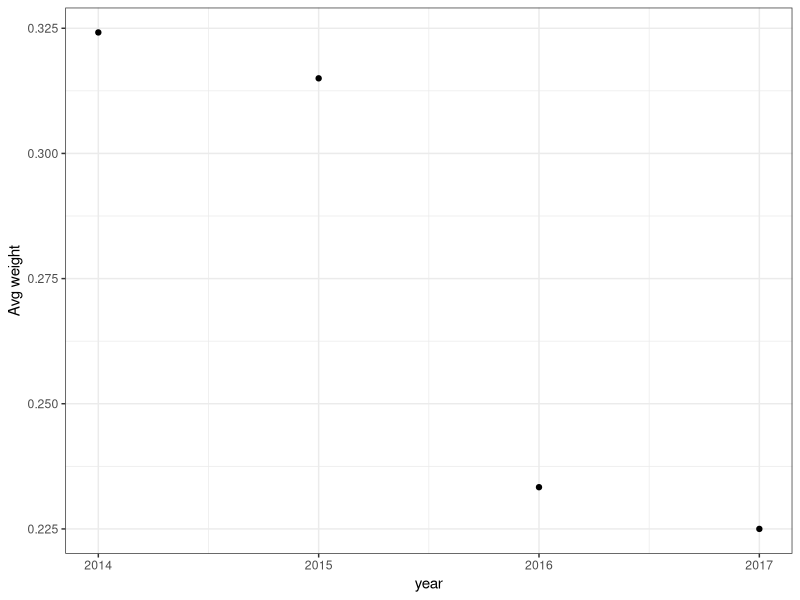
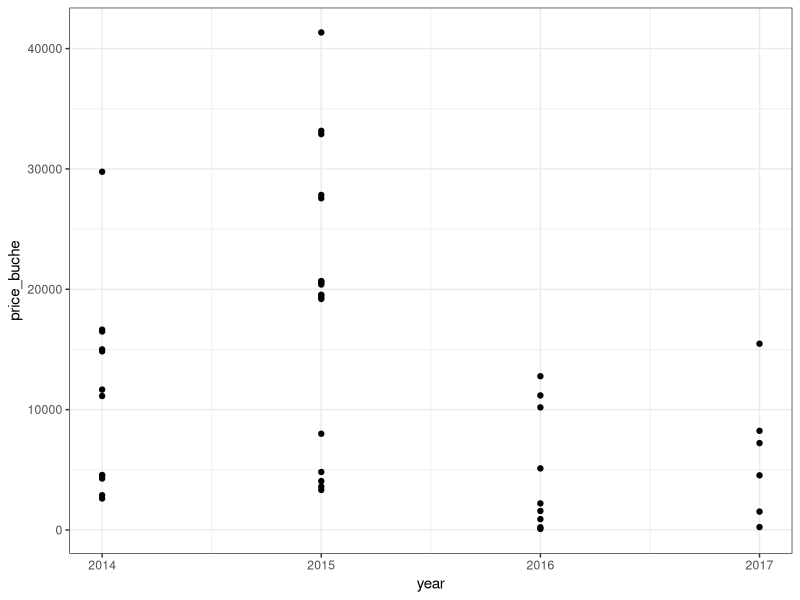
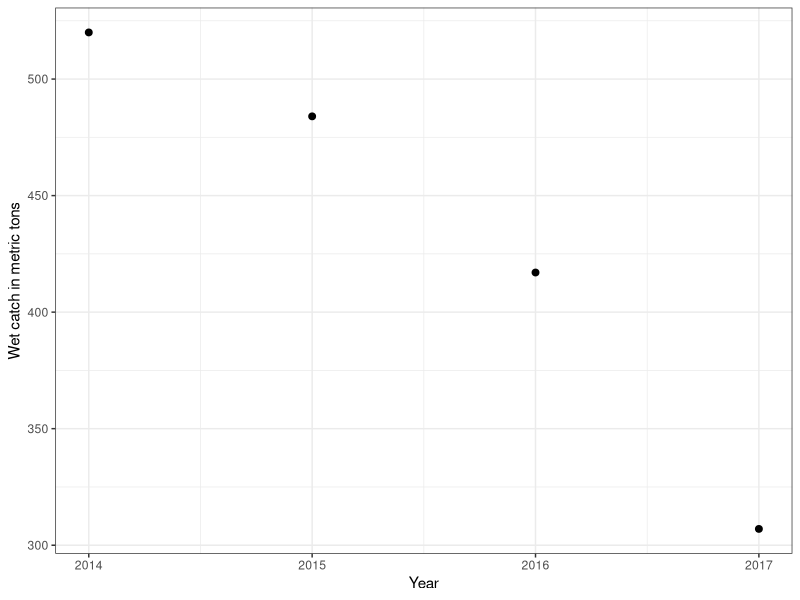
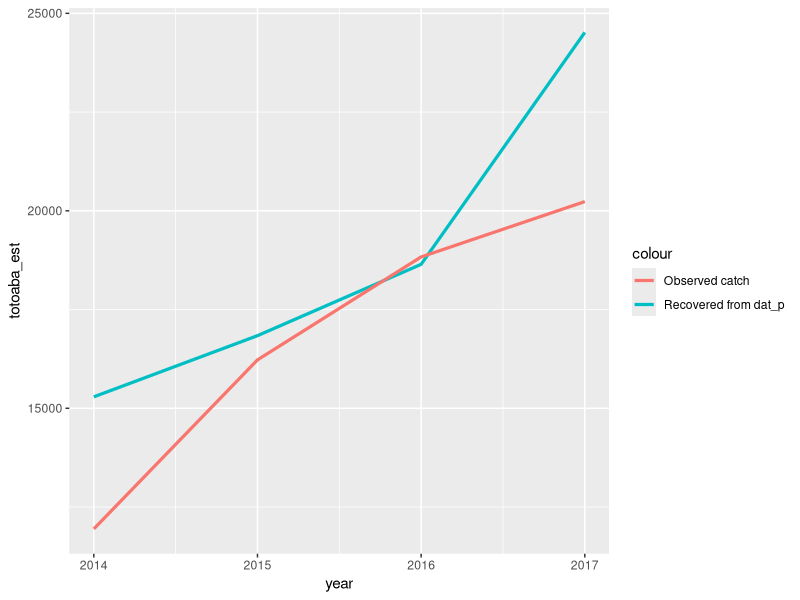
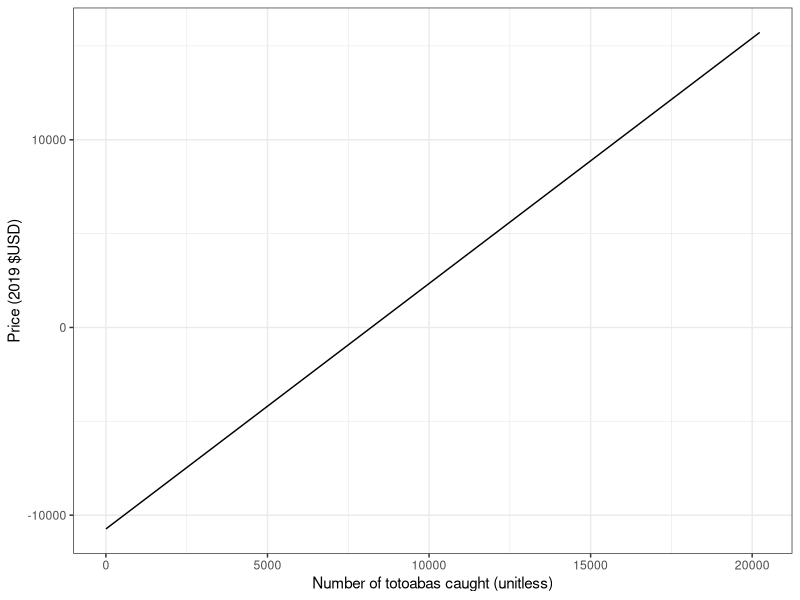
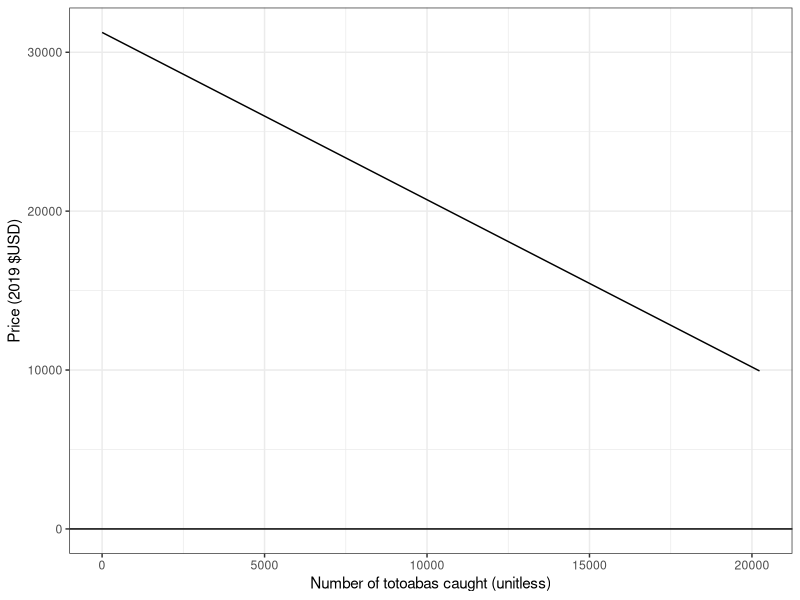
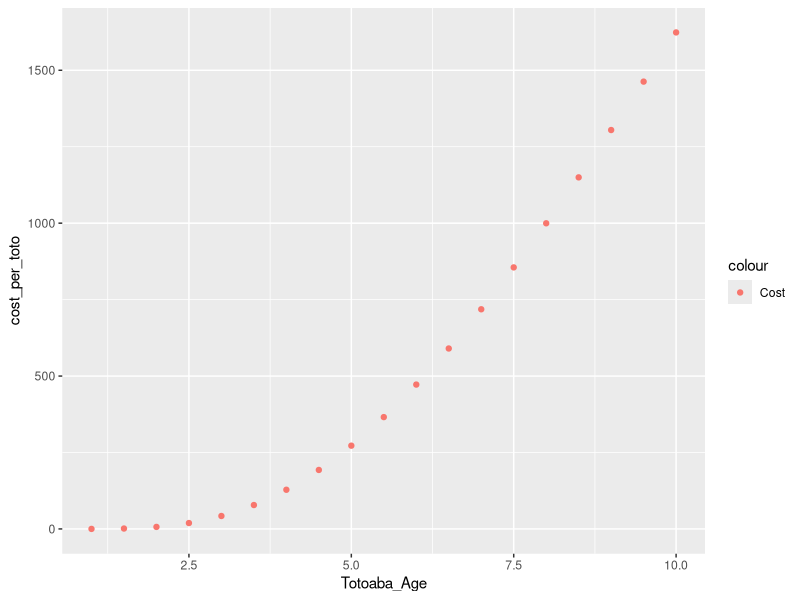
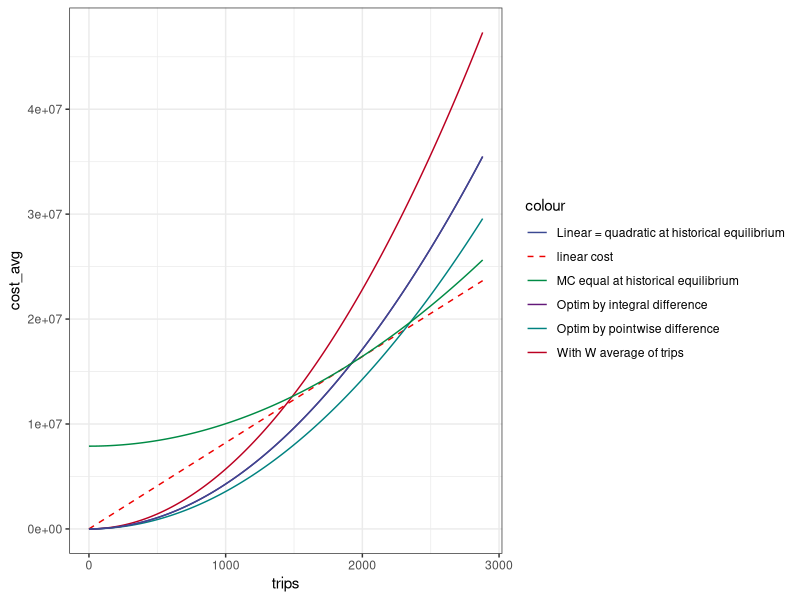

Source code (R) for these figures, in order:
## ---- chunk 1
knitr::opts_chunk$set(echo = F)
library(tidyverse)
library("ggsci")
library(here)
## ---- chunk 2
dat_p = read.csv(here("data","andrew","dat_p.csv")) #Price-quantity data (OG Paper)
dat_b = read.csv(here('data', 'andrew', "datatheif_stock.csv"))
## ---- chunk 3
dat_p %>% 
  group_by(year) %>%
 summarise_at(vars(kg), list(name = mean))%>%
  ggplot(aes(x = year,  y = name))+
  geom_point()+
  theme_bw()+
  ylab('Avg weight')
## ---- chunk 4
dat_p = dat_p %>%
  mutate(price_buche = g*p,
         price_kg = p*1000)
dat_p %>%
  ggplot(aes(x=year))+
  geom_point(aes(y = price_buche))+
  theme_bw()
## ---- chunk 5
dat_b %>% subset(y>2013)%>%
  ggplot(aes(x=y, y= c))+
  geom_point(size = 2)+
  theme_bw()+
  ylab("Wet catch in metric tons")+
  xlab('Year')
## ---- chunk 6
#JML. Added a conversion factor that transforms dry weight to wet weight (dw / 0.31 = ww)
dat_p = dat_p %>% mutate(totoaba = ((q*1000)/0.31)/.5) 
dat_b = dat_b %>% mutate(totoaba = (c*1000/25.7)) 

data.frame( totoaba_est = dat_p %>% select(totoaba) %>% unique() %>% pull(),
            totoaba_obs = dat_b %>% subset(y>2013) %>% select(totoaba)%>%pull(),
            year = c(2014, 2015, 2016, 2017))%>%
  ggplot(aes(x=year))+
  geom_line(aes(y = totoaba_est, colour= 'Recovered from dat_p'), linewidth = 1.1)+
  geom_line(aes(y = totoaba_obs, colour = 'Observed catch'), linewidth = 1.1)
  
## ---- chunk 7
results = data.frame()
new_dat = merge(dat_b %>% subset(y>2013) %>% select(y,totoaba) %>%rename(year=y), dat_p %>% select(year, price_buche))
model = lm(price_buche ~ totoaba, data = new_dat)
summary(model)

demand = function(totoaba){
  y = model$coefficients[1] + model$coefficients[2]*totoaba
  return(y)
}

data.frame(x = seq(1,max(dat_b %>% subset(y>2013)%>%select(totoaba)))) %>%
  mutate(demand = demand(x))%>%
  ggplot(aes(x = x, y = demand))+
  geom_line()+
  xlab('Number of totoabas caught (unitless)')+
  ylab('Price (2019 $USD)')+
  theme_bw()

results = results %>% rbind(model$coefficients)
## ---- chunk 8
new_dat = dat_p %>% select(price_buche, totoaba)
model = lm(price_buche ~ totoaba, data = new_dat)
summary(model)

demand = function(totoaba){
  y = model$coefficients[1] + model$coefficients[2]*totoaba
  return(y)
}

data.frame(x = seq(1,max(dat_b %>% subset(y>2013)%>%select(totoaba)))) %>%
  mutate(demand = demand(x))%>%
  ggplot(aes(x = x, y = demand))+
  geom_line()+
  xlab('Number of totoabas caught (unitless)')+
  ylab('Price (2019 $USD)')+
  theme_bw()+
  geom_hline(yintercept=0)

results = results %>% rbind(model$coefficients)
## ---- chunk 9
colnames(results) = c('Intercept (alpha)', 'beta')
print(results)
## ---- chunk 10
results = results[1,]
## ---- chunk 11
df_wild = read.csv(here('data', 'w_par.csv'))
W = 8215
c = 68
results = results %>% cbind(W,c)
print(results)
## ---- chunk 12
df_farm = read.csv(here("data", "aqua_par_farm.csv"))
df_farm = df_farm %>%
  mutate(cost_per_toto = Cost_feed_kgyear/Number_Individuals)
df_farm %>% ggplot(aes(x=Totoaba_Age))+
  geom_point(aes(y=cost_per_toto, colour = 'Cost'))
## ---- chunk 13

r = 0.039
k = 20226 # in metric tons of biomass from INAPESCA
k_ = k*1000/25.7

catchability = 0.00055# in vessel trips ^-1


results = results %>% cbind(r, k_, catchability)
## ---- chunk 14
dat_w = read.csv(here("data", "w_par.csv"))
max_E = sum(dat_w$total_fleet_days_year)
## ---- chunk 15


# Define coefficients for average costs in different estimation scenarios
avg_cost = 8215.34
min_cost = 3992.27
max_cost = 13327.92

# Define the number of trips as a continuous variable that ranges from 0 to realized trips majored by 50%
values_W = data.frame()

for (x in c(1, 1.2, 1.5)){
  
  trips = seq(0,1920*x,0.1)

# Define total costs based on different estimation scenarios
  cost_avg = avg_cost * trips
  cost_min = min_cost * trips
  cost_max = max_cost * trips

# Define trips^2
  trips_2 = trips^2

# Define quadratic cost function as a function of the coefficient W
  quadratic_cost = function(W){
    return(W*trips_2)
  }

# Approach 0 : get average cost and divide by average x
  W_avg_trip = avg_cost/(max(trips)/2)
  Ws = c(W_avg_trip = W_avg_trip)
# Approach 1: minimize sum of pointwise squared differences
  difference = function(W)(sum((cost_avg - W*trips_2)^2))


  res = optimize(difference, interval = c(0,1000))

  costs_estimation = data.frame(trips, 
                                cost_avg,
                                quad_cost_avg = quadratic_cost(W_avg_trip),
                                quad_cost_optim = quadratic_cost(res$minimum))
  Ws = append(Ws, c(W_pointwise = res$minimum))

# Second approach : minimize the sum of squared integral difference
  difference = function(W){
    y1 = W*trips_2
    return( (sum(y1) - sum(cost_avg))^2)
  }

  res = optimize(difference, interval = c(0,1000))

  Ws = append(Ws, c(W_integral = res$minimum))
  costs_estimation = costs_estimation%>%
    mutate(quad_cost_optim2 = quadratic_cost(res$minimum))
  
# Third approahc : find W such that the cost for realized trips (1920) is equal for both specifications
  W_exact = avg_cost/max_E
  Ws = append(Ws, c(W_exact_1920 = W_exact))
  Ws = append(Ws, x=x, 1)
  costs_estimation = costs_estimation%>%
    mutate(quad_cost_exact = quadratic_cost(W_exact))
  
# Fourth approache : equate marginal costs at existing equilibrium point
  # MC = 2*W*E
  # maxE = 1920
  W_MC = avg_cost/(2*max_E)
  Ws = append(Ws, c(MC_eq = W_MC))
  differ = max_E*avg_cost -W_MC*max_E^2 

  costs_estimation = costs_estimation%>%
    mutate(quad_cost_MC = quadratic_cost(W_MC)+ differ)
  values_W = rbind(values_W, Ws)

}
colnames(values_W) = names(Ws)

# Graph : 

costs_estimation%>%
  ggplot(aes(x=trips))+
  geom_line(aes(y=cost_avg, colour = 'linear cost'), linetype = "dashed")+
  geom_line(aes(y = quad_cost_avg, colour = 'With W average of trips'))+
  geom_line(aes(y = quad_cost_optim, colour = 'Optim by pointwise difference'))+
  geom_line(aes(y = quad_cost_optim2, colour = 'Optim by integral difference'))+
  geom_line(aes(y = quad_cost_exact, colour = 'Linear = quadratic at historical equilibrium'))+
  geom_line(aes(y = quad_cost_MC, colour = 'MC equal at historical equilibrium'))+
  #geom_vline(xintercept = 1920)+
  theme_bw()+
  scale_color_aaas()
print(Ws)
